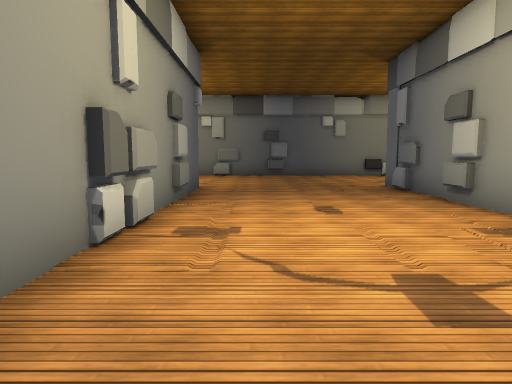
View 1 (above)

20 first-person views from a walk through a scene from a Unity 3-D project. The camera is 1.5 m above the floor, tilts 6° down and sees 75° across. The floor is counted in squares, 2 m on a side. Each view is taken from the middle of a square. On the plan, view 1 faces up. The plan holds only what a view shows up to about 11 squares ahead; the rest is blank. The place goes on beyond the plan. The player is left out. Some animated figures are left out. Door leaves are left out, so doorways stand open. Some surface patterns are stand-ins.

View 2
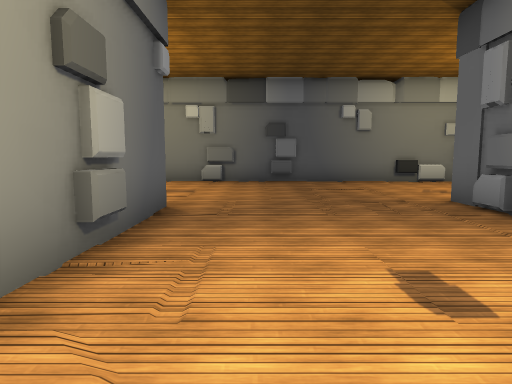

View 3
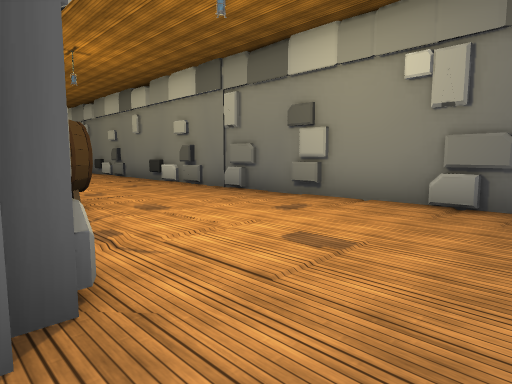

View 4
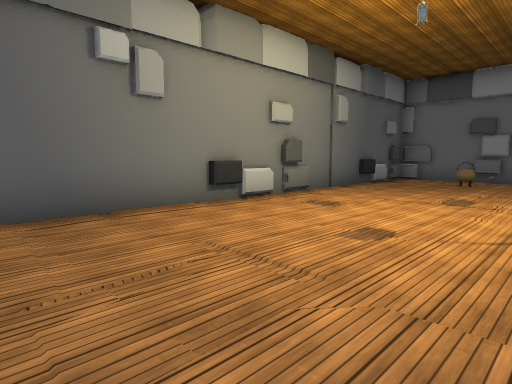

View 5
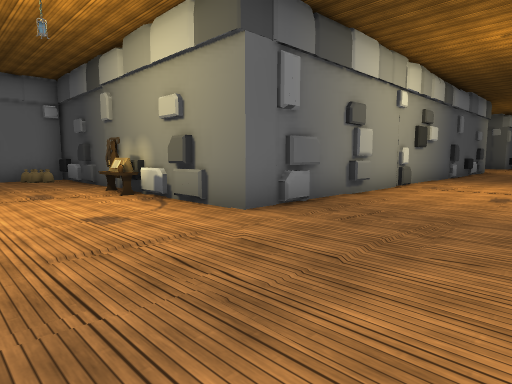

View 6
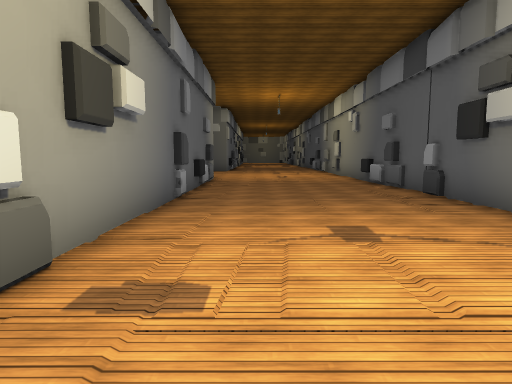

View 7
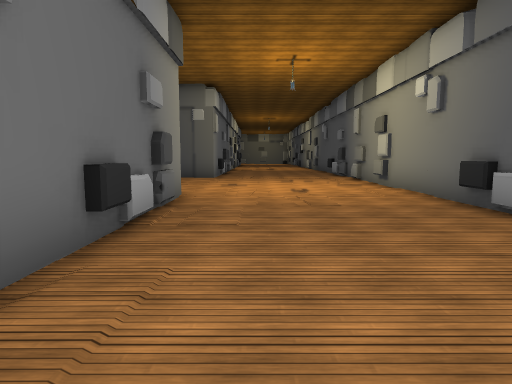

View 8
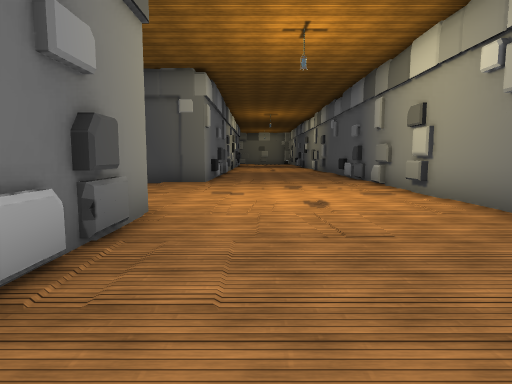

View 9
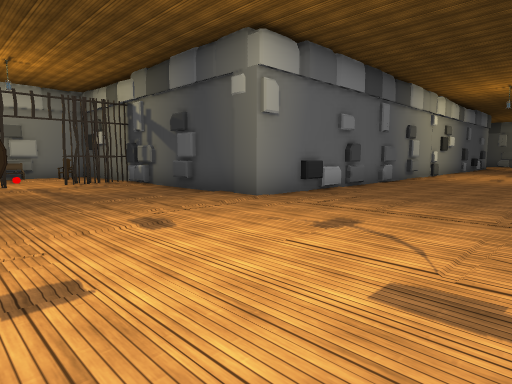

View 10
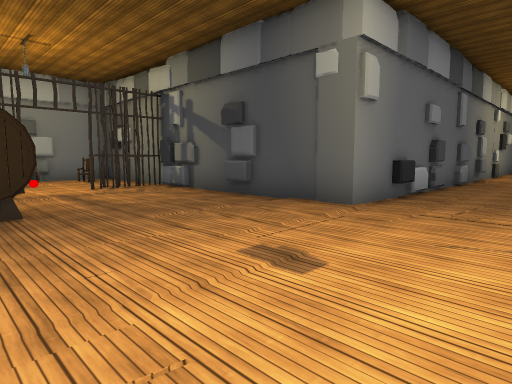

View 11
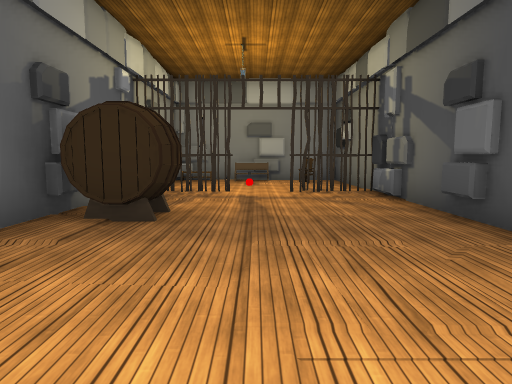

View 12
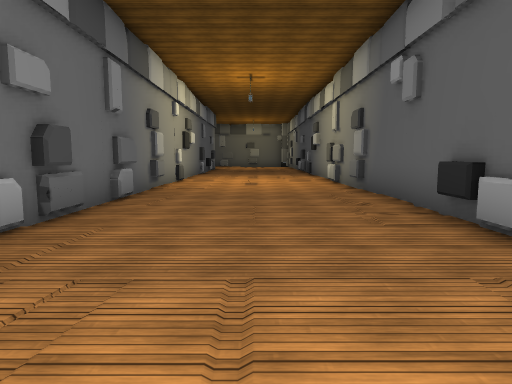

View 13
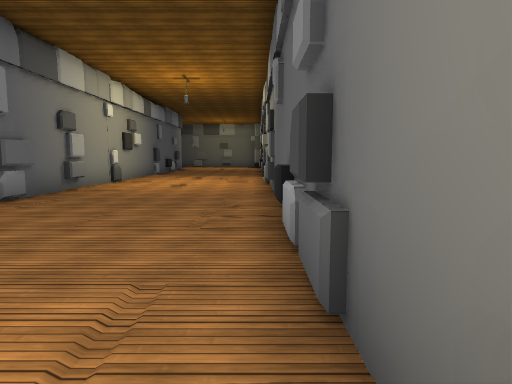

View 14
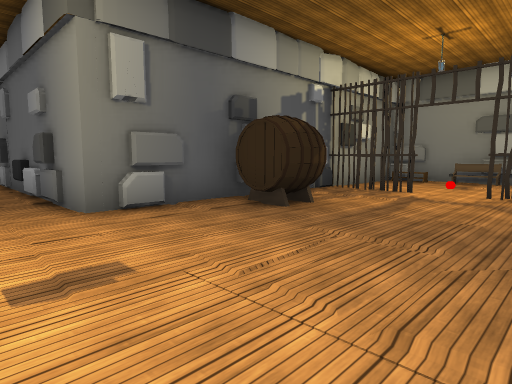

View 15
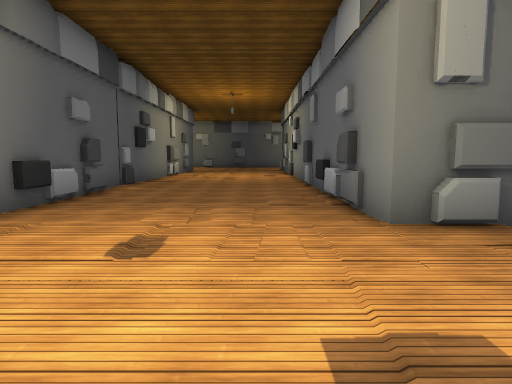

View 16
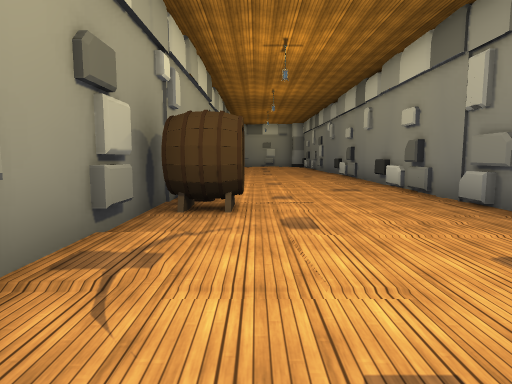

View 17
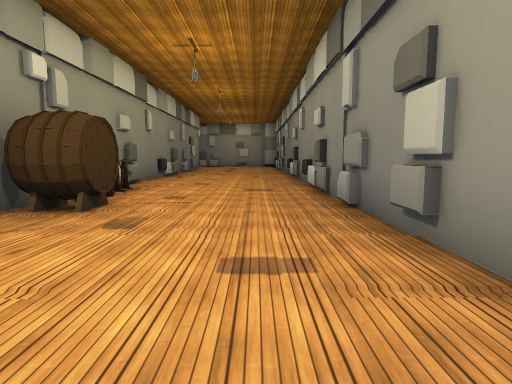

View 18
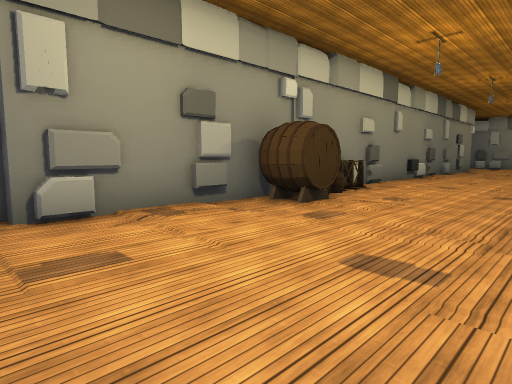

View 19
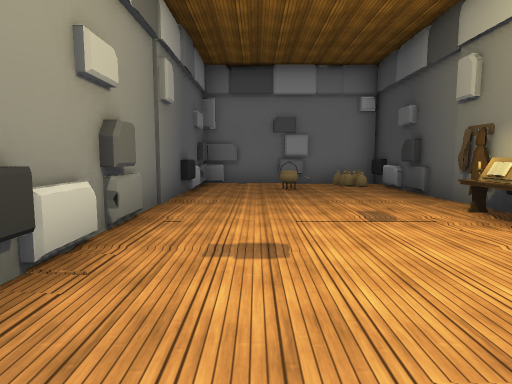

View 20
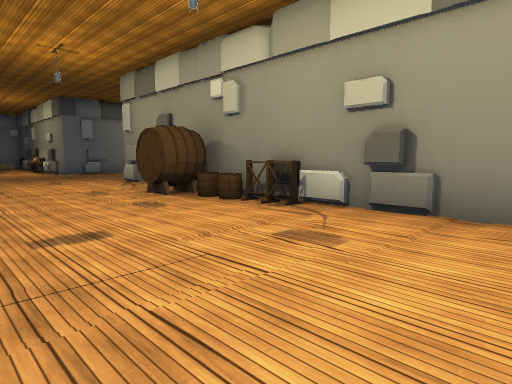

### Floor plan
Points are (right, up) in squares from view 1. A wall is a line through its corners. A room is listed if a view was taken in it or the views show most of it. See-through windows are left out.
Room 1 (views 1, 2, 3, 4, 5, 6, 7, 8, 9, 10, 11, 12, 13, 14, 15, 16, 17, 18, 19, 20)
walls: (3.3, -1.4) (3.3, -0.9); (-1.2, -3) (-1.2, -3.5); (3.3, -3.5) (3.3, -2.7); (-1.2, 4) (-1.2, 2.8); (-1.2, -4.6) (-1.2, -5.4); (3.3, -5.2) (3.3, -4.6); (3.3, 5.3) (3.3, 5.9); (-1.2, 6.3) (-1.2, 5.5); (-1.2, -8.6) (-1.2, -9.2); (7.1, -6.5) (3.4, -6.5) (3.4, 8.7) (5.5, 8.7); (4.4, 8.9) (5.2, 8.9); (-4.8, 8.7) (-4, 8.7); (7.4, 8.7) (11.5, 8.7); (7.5, 8.9) (8.1, 8.9); (7.5, 9) (8.1, 8.9); (7.5, 9) (8.1, 9); (9.1, -8.6) (9.1, -6.6); (9.8, 8.9) (10.2, 8.9); (-1.2, -12.7) (-1.2, -13.2); (1.1, 13.3) (0.5, 13.3); (-9.5, 8.7) (-8.4, 8.7); (3.3, -13.5) (3.3, -12.9); (5, 13.3) (4.4, 13.3); (9.3, -11.2) (9.3, -10.7); (9.1, -11.5) (9.1, -9.6); (-3.6, 13.3) (-4.4, 13.3); (6.7, 13.3) (6.2, 13.3); (-10.8, 8.7) (-9.8, 8.7); (-1.2, -14.5) (-1.2, -15.1); (12.3, 10.4) (12.3, 13.3) (11.2, 13.3); (3.3, -15.2) (3.3, -14.6); (-12.1, 8.5) (-1.4, 8.5) (-1.4, -21.6); (-7.5, 13.3) (-8.4, 13.3); (-8.8, 13.3) (-10.3, 13.3); (11, 13.3) (9.4, 13.3); (12.3, 13.5) (-12, 13.5); (-1.2, -18.4) (-1.2, -19); (3.3, -19.4) (3.3, -18.7); (-1.2, -20.6) (-1.2, -21.5); (3.4, -22.1) (3.4, -11.6) (9.1, -11.6)
low walls: (4.5, -6.6) (3.9, -6.6); (3.3, 7.4) (3.3, 8); (-2.5, 8.7) (-1.9, 8.7); (-1.2, -10.7) (-1.2, -11.4); (-1, 13.3) (-1.8, 13.3); (-5.9, 13.3) (-6.5, 13.3); (3.3, -17.2) (3.3, -16.6)
ways out: opening at (9, -9) to room 2
objects: other object (-8, 9); other object (-7, 9); other object (-6, 9); other object (6, -8) to (7, -7); other object (6, 9); other object (7, 9); other object (11, 9); other object (11, 10); other object (11, 11); other object (12, 9); other object (12, 10)
Room 2 (no view inside)
walls: (9.1, -11.6) (12.8, -11.6) (12.8, -6.5) (8.8, -6.5)
ways out: opening at (9, -9) to room 1
objects: other object (10, -9); other object (12, -10); other object (12, -9); other object (12, -7)

Positions as (right, up) in squares from view 1, and headings:
1: (0, 0), facing up
2: (0, 3), facing up
3: (0, 8), facing up-left
4: (1, 9), facing up-right
5: (0, 12), facing down-right
6: (2, 5), facing down
7: (2, 0), facing down
8: (2, -2), facing down
9: (-1, -7), facing down-right
10: (1, -7), facing down-right
11: (2, -9), facing right
12: (1, -11), facing down
13: (-1, -11), facing down
14: (2, -11), facing up-right
15: (2, -10), facing up
16: (-1, 10), facing left
17: (-1, 12), facing left
18: (-1, 13), facing down-left
19: (3, 12), facing right
20: (-12, 13), facing down-right
